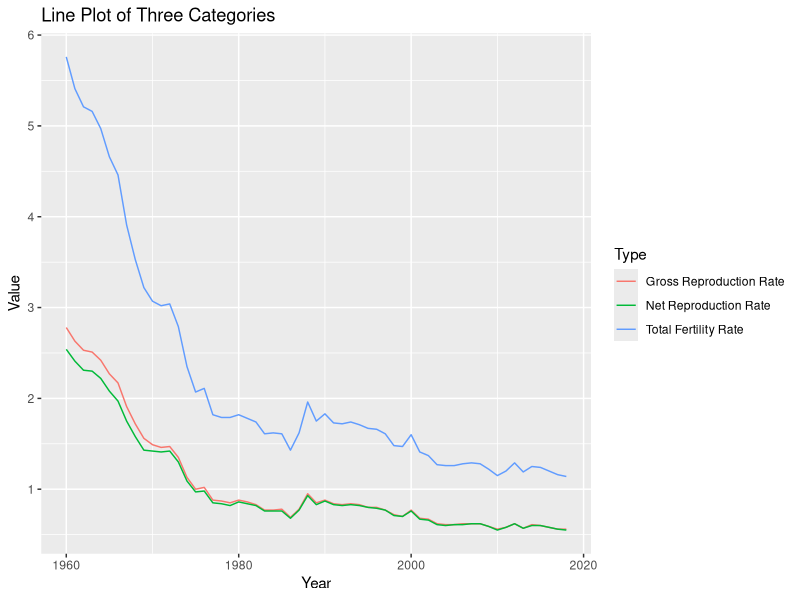
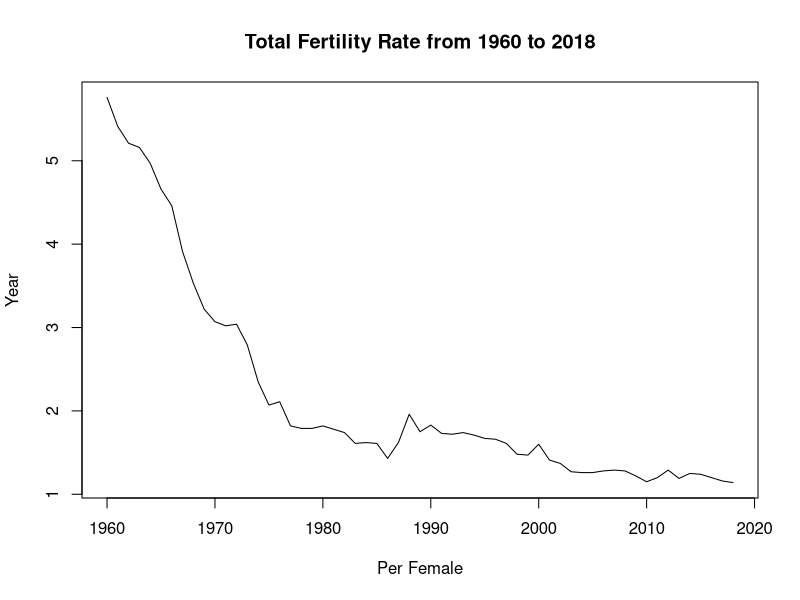
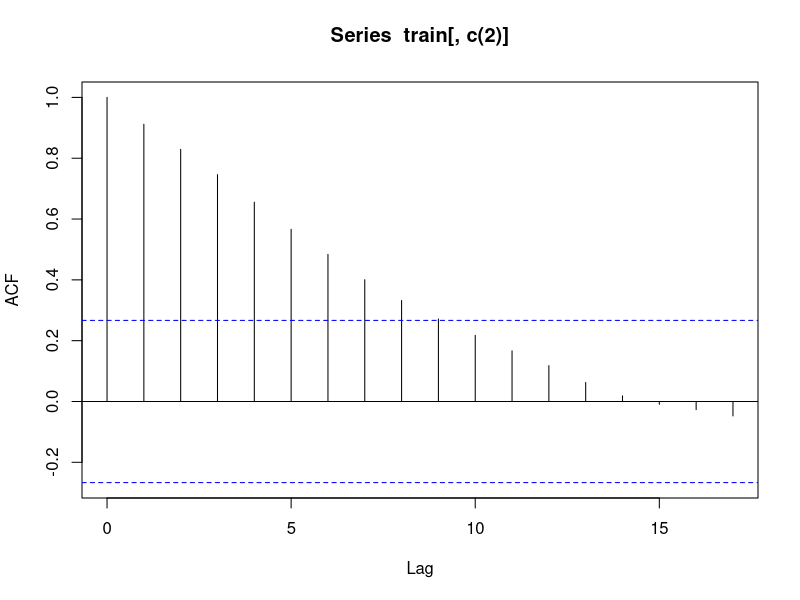
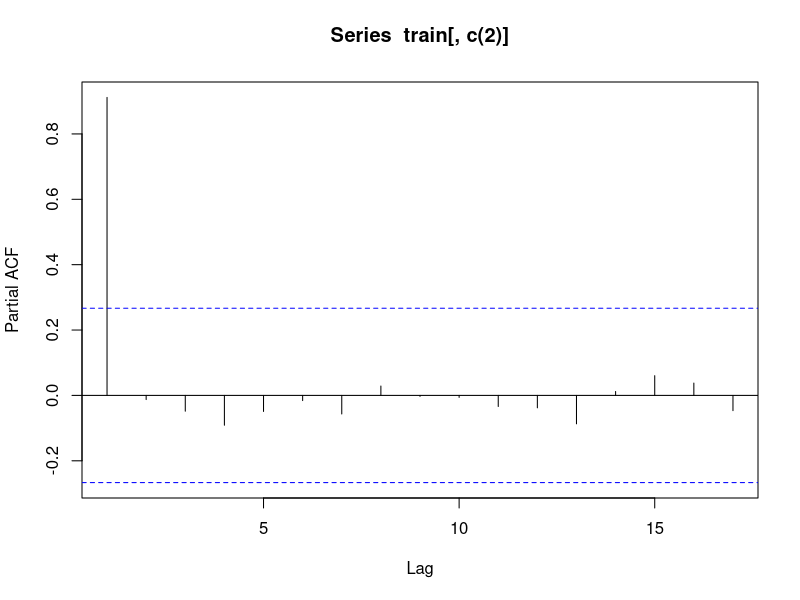
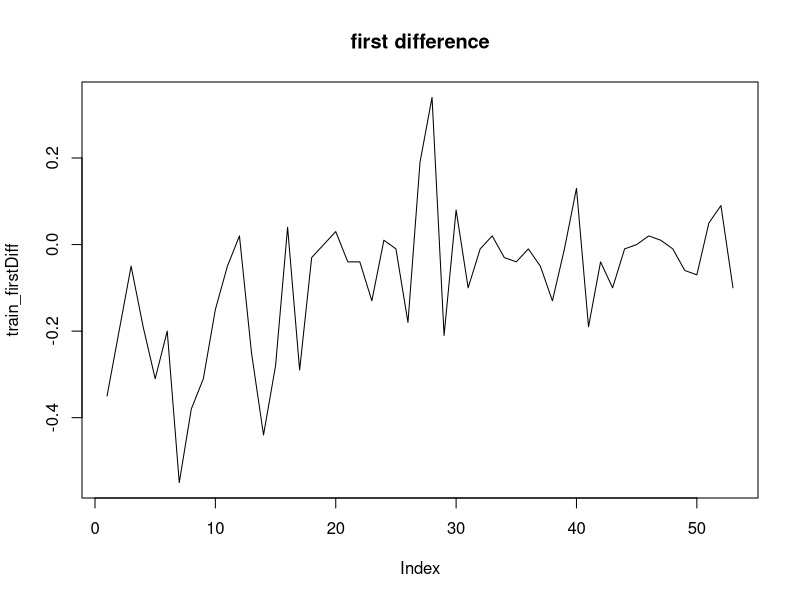
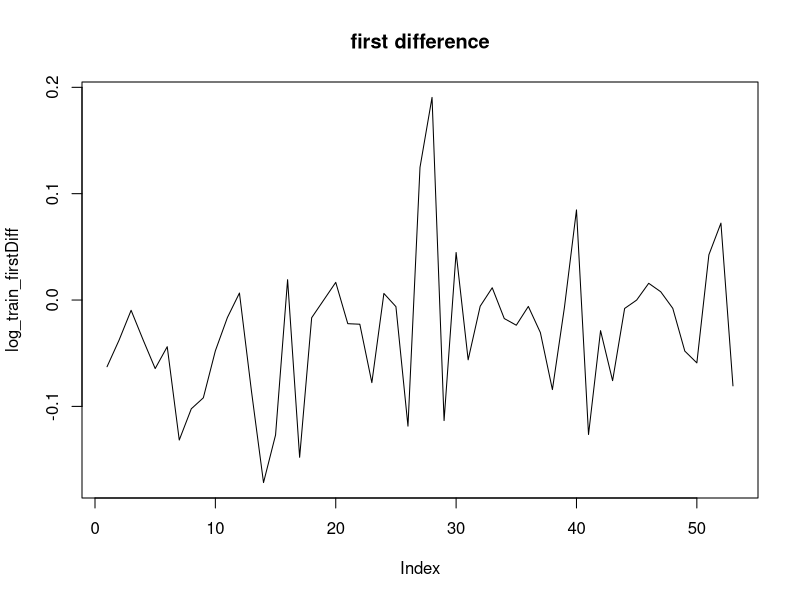
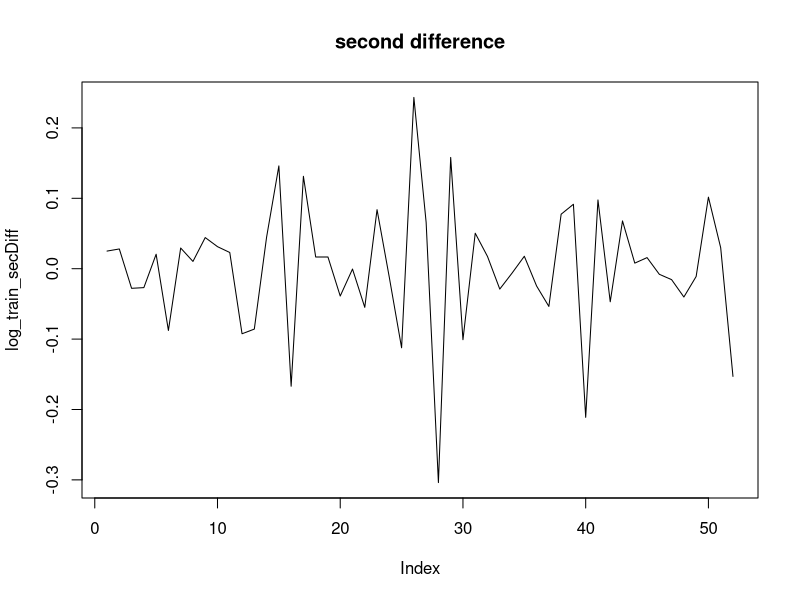
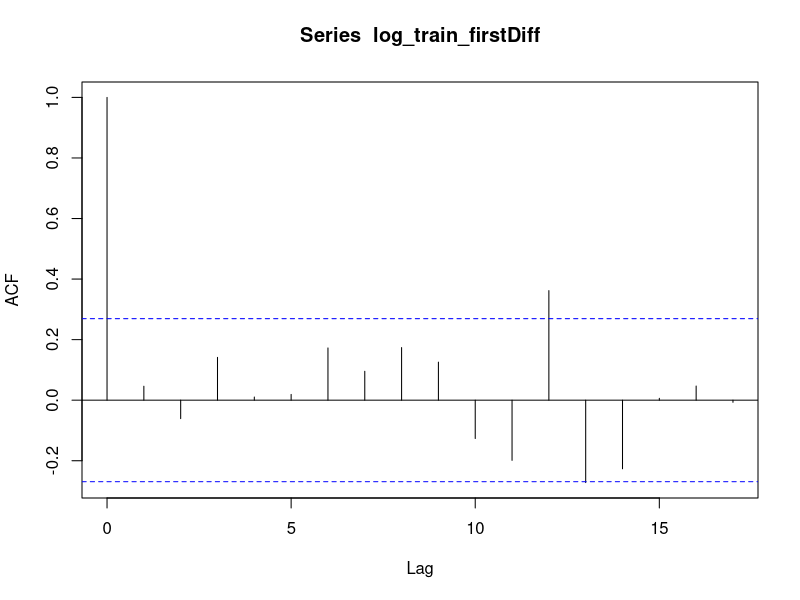

The R script that drew these images, in order:
## ---- chunk 1
knitr::opts_chunk$set(echo = TRUE)
## ---- chunk 2
data = read.csv("./data/data.csv")
## ---- chunk 3
# check for null values
colSums(is.na(data))

# plot
#install.packages("ggplot2")
library(ggplot2)
ggplot(data, aes(x = year, y = value, group = level_1, color = level_1)) +
  geom_line() +
  labs(title = "Line Plot of Three Categories", x = "Year", y = "Value", color = 'Type')
## ---- chunk 4
# total fertility rate
fertilityRate = subset(data, level_1 == "Total Fertility Rate")
fertilityRate = fertilityRate[, c(1,3)]
plot(x = fertilityRate$year, y = fertilityRate$value, type = "l",
     main = "Total Fertility Rate from 1960 to 2018",
     xlab = "Per Female",
     ylab = "Year")
## ---- chunk 5
train = fertilityRate[c(1:54),]
test = fertilityRate[c(55:59),]
#plot(train_fertilityRate, type = "l")
#plot(test_fertilityRate, type = "l")
## ---- chunk 6
# ACF and PACF of raw data
acf(train[, c(2)])
pacf(train[, c(2)])
## ---- chunk 7
# first difference
train_firstDiff = diff(train[, c(2)], difference = 1)
plot(train_firstDiff, type = "l", main = "first difference")

# second difference
# secDiff = diff(train[, c(2)], difference = 2)
# plot(secDiff, type = "l", main = "second difference")
## ---- chunk 8
# log transformation
log_train = log(train$value)

# first difference
log_train_firstDiff = diff(log_train, difference = 1)
plot(log_train_firstDiff, type = "l", main = "first difference")

# second difference
log_train_secDiff = diff(log_train, difference = 2)
plot(log_train_secDiff, type = "l", main = "second difference")
## ---- chunk 9
# first difference
#install.packages("tseries")
library(tseries)
adf.test(train_firstDiff)
adf.test(log_train_firstDiff)
## ---- chunk 10
acf(log_train_firstDiff)
pacf(log_train_firstDiff)
## ---- chunk 11
spec <- spec.pgram(log_train_firstDiff, taper = 0, log = "no")
plot(spec$freq, spec$spec, type = "l", xlab = "Frequency", ylab = "Periodogram")

max_index <- which.max(spec$spec)
max_freq <- spec$freq[max_index]

# Calculate the period
period <- 1/max_freq
## ---- chunk 12
searchParamsARIMA <- function(pList, dList, qList, metric, ts){
  bestScore <- 0
  bestParams <- c(0,0,0)
  metric = metric
  for (p in pList){
    for (d in dList){
      for (q in qList){
        params = c(p, d, q)
        model = arima(ts, order = params, include.mean = FALSE, method = "ML")
        # change AIC() for different metrics
        score = metric(model)
        if (score < bestScore) {
          bestScore = score
          bestParams = c(p,d,q)
        }
      }
    }
  }
  msg <- sprintf("Best Params (p, d, q): %d, %d, %d, with score of %0.3f", bestParams[1], bestParams[2], bestParams[3], bestScore)
  print(msg)
}

# test code
# pList = c(0,1,2); dList = c(0,1,2); qList = c(0,1,2)
# metric = AIC
# ts = log_train_firstDiff
# searchParamsARIMA(pList, dList, qList, metric, ts)
## ---- chunk 13
# params
pList = c(0:2)
dList = c(1)
qList = c(0:2)
m = AIC
ts = log_train_firstDiff
# aic model
searchParamsARIMA(pList, dList, qList, metric = m, ts)
# bic model
m = BIC
searchParamsARIMA(pList, dList, qList, metric = m, ts)
## ---- chunk 14
# searchParamsSARIMA
searchParamsSARIMA <- function(pList, dList, qList, PList, DList, QList, sList, metric, ts){
  bestScore <- 0
  bestParams <- c(0,0,0,0,0,0,0)
  metric = metric
  for (p in pList){
    for (d in dList){
      for (q in qList){
        for (P in PList){
          for (D in DList){
            for (Q in QList){
              for (s in sList){
                params = c(p, d, q)
                seasons = c(P, D, Q)
                periods = s
                sModel = arima(ts, order = params, seasonal = list(order = seasons, period = periods))
                score = metric(sModel)
                if (score < bestScore) {
                  bestScore = score
                  bestParams = c(p,d,q)
                  bestSeasons = c(P, D, Q)
                  bestPeriod = s
                }
              }
            }
          }
        }
      }
    }
  }
  msg <- sprintf("Best Params (p, d, q, P, D, Q, s): %d, %d, %d, %d, %d, %d, %d with score of %0.3f",
                 bestParams[1], bestParams[2], bestParams[3],
                 bestSeasons[1], bestSeasons[2], bestSeasons[3],
                 bestPeriod = s,
                 bestScore)
  print(msg)
}

# test code
# params
pList = c(0:2); dList = c(1); qList = c(0:2)
PList = c(0); DList = c(1); QList = c(0)
sList = c(1)
m = AIC
ts = log_train_firstDiff
# aic model
searchParamsSARIMA(pList, dList, qList, PList, DList, QList, sList, metric = m, ts)
# bic model
m = BIC
searchParamsSARIMA(pList, dList, qList, PList, DList, QList, sList, metric = m, ts)
## ---- chunk 15
bestModel = arima(log_train_firstDiff, order = c(0,1,1), include.mean = FALSE)

acf(bestModel$residual ,col='red')
pacf(bestModel$residual ,col='red')
tsdiag(bestModel)
hist(bestModel$residual,col='darkorange')
qqnorm(bestModel$residual ,col='red')

## ---- chunk 16
# install.packages("forecast")
library(forecast)
forecasts = forecast(bestModel, h = 5)
plot(forecasts)
## ---- chunk 17
x1 = fertilityRate$year
y1 = fertilityRate$value

# forecast
fore0 = exp(tail(log_train_firstDiff, 1) + cumsum(forecasts$mean))
y2 = c(y1[1:length(train$value)], fore0)

fore97.5 = exp(tail(log_train_firstDiff, 1) + cumsum(forecasts$upper[, c(2)]))
fore2.5 = exp(tail(log_train_firstDiff, 1) + cumsum(forecasts$lower[, c(2)]))
y3 = c(y1[1:length(train$value)], fore97.5)
y4 = c(y1[1:length(train$value)], fore2.5)

fore90 = exp(tail(log_train_firstDiff, 1) + cumsum(forecasts$upper[, c(1)]))
fore10 = exp(tail(log_train_firstDiff, 1) + cumsum(forecasts$lower[, c(1)]))
y5 = c(y1[1:length(train$value)], fore90)
y6 = c(y1[1:length(train$value)], fore10)

# plot
plot(x1, y2, ylim = c(0,max(y1)), type = "l", col = "red",
     main = "Actual vs Forecasted",
     xlab = "Fertility Rate",
     ylab = "Year")
lines(x1, y3, type = "l", col = "gold")
lines(x1, y4, type = "l", col = "gold")
lines(x1, y5, type = "l", col = "orange")
lines(x1, y6, type = "l", col = "orange")
lines(x1, y1, type = "l", col = "blue")

legend(x = "topright",
       inset = 0.05,
       title = "Legend",
       legend = c("Actual", "Forecast", "80% C.I.", "95% C.I."),
       fill = c("blue", "red", "orange", "gold"))
